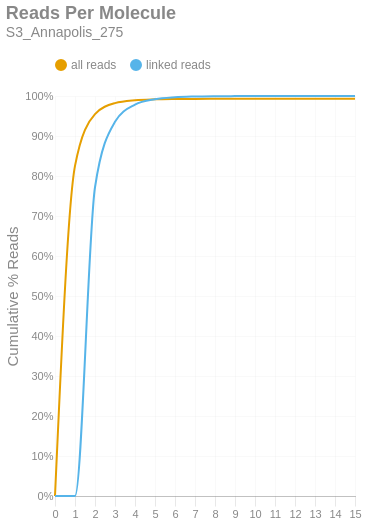

Write notebook code for a chart like this one.
### Markdown cell above
### Reads per Molecule
This chart shows the cumulative distribution of the number of reads per linked molecule. That is, how many alignments are associated with a unique molecule. This excludes the number of reads associated with invalid or absent linked-read barcodes. The `linked` histogram is the percentages recalculated when disregarding singletons.

### Code cell
if SKIPLR:
    print_html(f"Skipped")
else:
    counts = np.bincount(valids['reads'].cast(pl.Int64).to_numpy())
    weighted = counts * np.arange(len(counts))
    all_perc = weighted / n_reads
    linked_perc = weighted / n_linked_reads
    linked_perc[1] = 0
    binned_df = pl.DataFrame({
        'readsper': list(range(len(counts))),
        'all reads (cumsum)': np.cumsum(all_perc).tolist(),
        'linked reads (cumsum)': np.cumsum(linked_perc).tolist(),
    })

    with SafeRender(binned_df):
        (
            density_plot(binned_df, 'Reads Per Molecule', samplename, 'readspmol')
            .encode(
                x=alt.X('readsper:O', title=None).axis(labelAngle=0).scale(padding=0),
                y=alt.Y('value:Q', title='Cumulative % Reads').axis(format='%').stack(False),
                color=alt.Color("key:N").scale(domain=["all reads", "linked reads"]),
                tooltip=[
                    alt.Tooltip("key:N", title="Data Type"),
                    alt.Tooltip("readsper:O", title="Reads Per Molecule"),
                    alt.Tooltip("value:Q", format=".2%", title="% Reads (Cum.)")
                ]            
            )
        ).display()

### Figure 1 — Vega-Lite specification as saved in the notebook (floating-point values rounded to 4 significant figures)
{"width": "container", "height": 400, "config": {"title": {"anchor": "start", "dy": -15, "fontSize": 18, "color": "#888888", "subtitleColor": "#888888", "subtitleFontSize": 14}, "arc": {"fill": "#0072B2"}, "axis": {"domainColor": "#888888", "domainWidth": 0.5, "gridWidth": 0.2, "grid": false, "titleFontWeight": 400, "titleFontSize": 15, "labelFontSize": 11, "labelColor": "#888888", "tickColor": "#888888", "tickWidth": 0.2, "titleColor": "#888888"}, "axisBand": {"grid": false}, "axisX": {"grid": true, "tickSize": 10, "domainCap": "round"}, "axisY": {"domain": false, "grid": true, "tickSize": 0, "domainCap": "round"}, "background": "transparent", "header": {"labelFontSize": 15, "labelColor": "#888888", "titleFontSize": 15, "titleFontWeight": 600, "titleColor": "#888888"}, "legend": {"labelFont": "sans-serif", "labelFontSize": 12, "labelColor": "#888888", "symbolSize": 100, "symbolType": "circle", "titleFontSize": 12, "titlePadding": 10, "titleColor": "#888888", "title": null, "orient": "top"}, "range": {"category": ["#E69F00", "#56B4E9", "#009E73", "#F0E442", "#0072B2", "#D55E00", "#CC79A7", "#000000"], "diverging": ["#cfe8f3", "#a2d4ec", "#73bfe2", "#46abdb", "#1696d2", "#12719e"]}, "area": {"fill": "#0072B2", "fillOpacity": 0.7, "line": true, "strokeOpacity": 0.7}, "line": {"color": "#0072B2", "stroke": "#0072B2", "strokeWidth": 2}, "trail": {"color": "#0072B2", "stroke": "#0072B2", "strokeWidth": 0, "size": 1}, "point": {"filled": true, "fillOpacity": 1.0, "size": 95}, "text": {"color": "#888888", "fontSize": 11, "align": "right", "fontWeight": 400, "size": 11}, "bar": {"fill": "#0072B2", "stroke": null}, "view": {"stroke": null, "continuousWidth": 660, "continuousHeight": 400}}, "data": {"name": "data-e26043c11c93e45caacf71554c9f5fbb"}, "mark": {"type": "line", "interpolate": "monotone", "point": {"opacity": 0, "size": 275}}, "encoding": {"color": {"field": "key", "scale": {"domain": ["all reads", "linked reads"]}, "type": "nominal"}, "tooltip": [{"field": "key", "title": "Data Type", "type": "nominal"}, {"field": "readsper", "title": "Reads Per Molecule", "type": "ordinal"}, {"field": "value", "format": ".2%", "title": "% Reads (Cum.)", "type": "quantitative"}], "x": {"axis": {"labelAngle": 0}, "field": "readsper", "scale": {"padding": 0}, "title": null, "type": "ordinal"}, "y": {"axis": {"format": "%"}, "field": "value", "stack": false, "title": "Cumulative % Reads", "type": "quantitative"}}, "params": [{"name": "param_c36ac31b6afebe62", "select": {"type": "point", "fields": ["key"]}, "bind": "legend"}], "title": {"text": "Reads Per Molecule", "subtitle": "S3_Annapolis_275"}, "transform": [{"fold": ["all reads (cumsum)", "linked reads (cumsum)"]}, {"calculate": "replace(datum.key, ' (cumsum)', '')", "as": "key"}, {"filter": {"param": "param_c36ac31b6afebe62"}}], "usermeta": {"embedOptions": {"downloadFileName": "S3_Annapolis_275.readspmol"}}, "$schema": "https://vega.github.io/schema/vega-lite/v6.1.0.json", "datasets": {"data-e26043c11c93e45caacf71554c9f5fbb": [{"readsper": 0, "all reads (cumsum)": 0.0, "linked reads (cumsum)": 0.0}, {"readsper": 1, "all reads (cumsum)": 0.8252, "linked reads (cumsum)": 0.0}, {"readsper": 2, "all reads (cumsum)": 0.9547, "linked reads (cumsum)": 0.7719}, {"readsper": 3, "all reads (cumsum)": 0.9821, "linked reads (cumsum)": 0.9353}, {"readsper": 4, "all reads (cumsum)": 0.9894, "linked reads (cumsum)": 0.9783}, {"readsper": 5, "all reads (cumsum)": 0.9917, "linked reads (cumsum)": 0.992}, {"readsper": 6, "all reads (cumsum)": 0.9925, "linked reads (cumsum)": 0.9969}, {"readsper": 7, "all reads (cumsum)": 0.9928, "linked reads (cumsum)": 0.9987}, {"readsper": 8, "all reads (cumsum)": 0.9929, "linked reads (cumsum)": 0.9994}, {"readsper": 9, "all reads (cumsum)": 0.993, "linked reads (cumsum)": 0.9997}, {"readsper": 10, "all reads (cumsum)": 0.993, "linked reads (cumsum)": 0.9999}, {"readsper": 11, "all reads (cumsum)": 0.993, "linked reads (cumsum)": 0.9999}, {"readsper": 12, "all reads (cumsum)": 0.993, "linked reads (cumsum)": 0.9999}, {"readsper": 13, "all reads (cumsum)": 0.993, "linked reads (cumsum)": 0.9999}, {"readsper": 14, "all reads (cumsum)": 0.993, "linked reads (cumsum)": 1.0}, {"readsper": 15, "all reads (cumsum)": 0.993, "linked reads (cumsum)": 1.0}]}}
